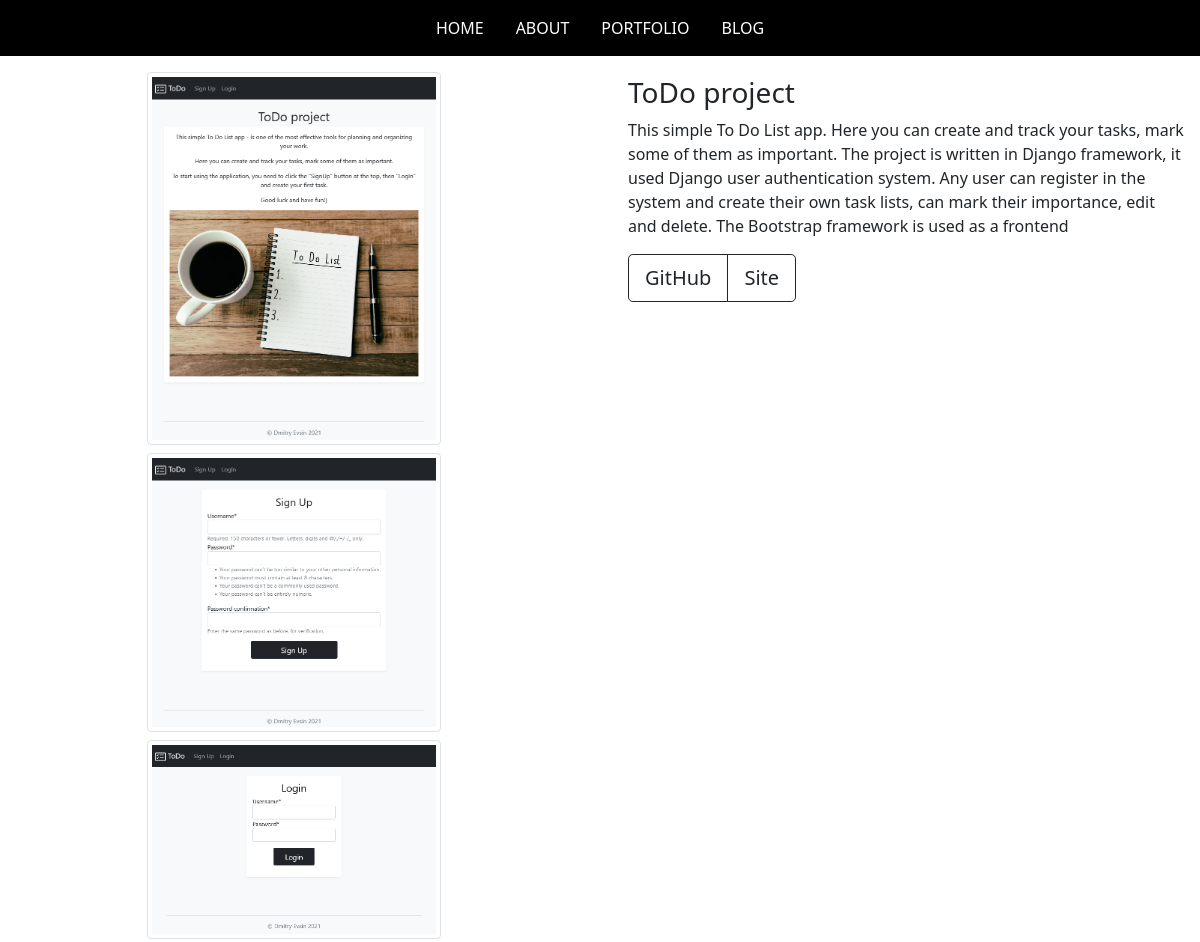
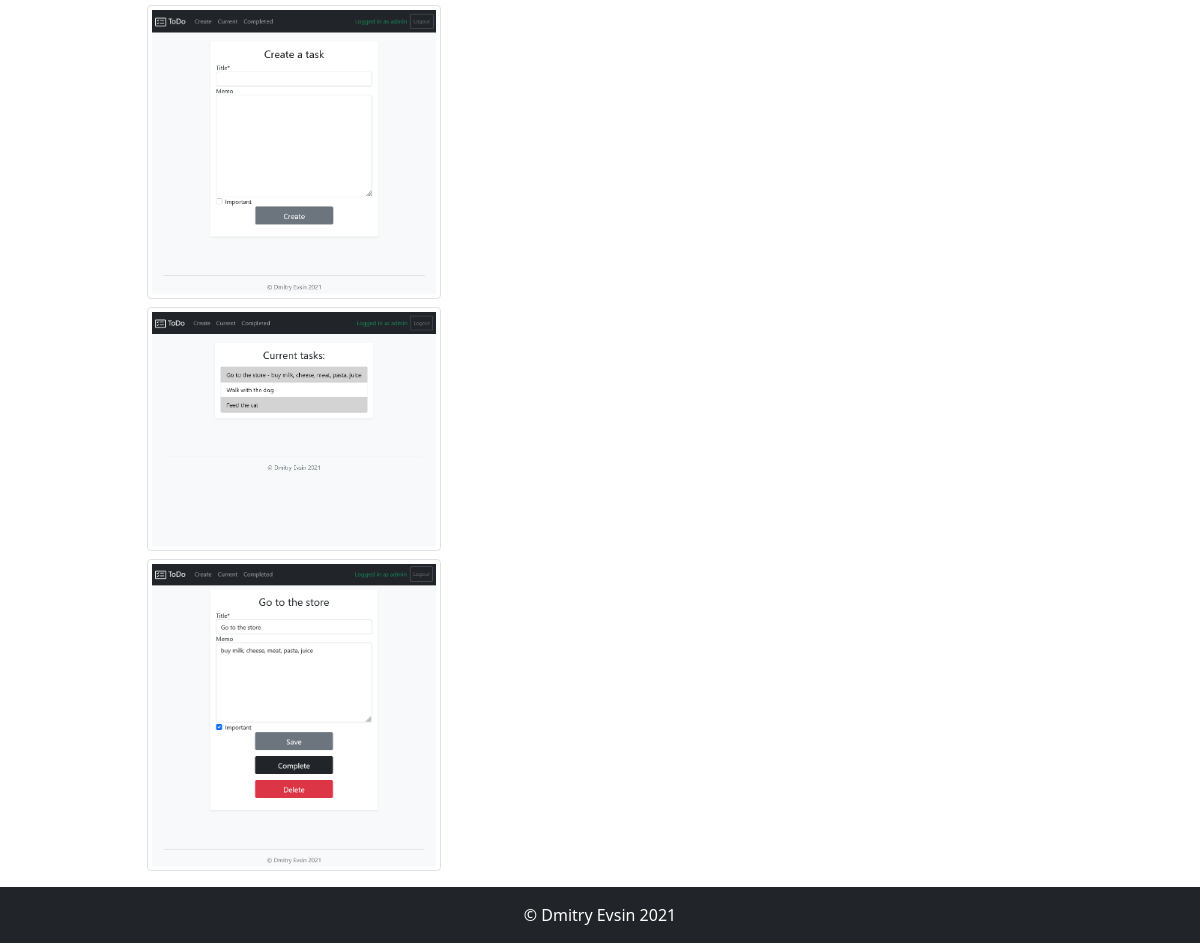
/portfolio/3/, run on the app's committed database (2 pictures, top to bottom).
### portfolio/models.py (models this page shows, shortened)
class Image(models.Model):
    image = models.ImageField(upload_to='portfolio/images')
    project = models.ForeignKey(Project, on_delete=models.CASCADE)

class Project(models.Model):
    title = models.CharField(max_length = 100)
    description = models.CharField(max_length = 500, blank = True)
    img = models.ImageField(upload_to='portfolio/images')
    git_url = models.URLField(blank = True)
    site_url = models.URLField(blank = True)

### portfolio/views.py (the view)
# urls.py: path('portfolio/<int:project_id>/', views.detailProject, name='detailProject'),
def detailProject(request, project_id):
    project = get_object_or_404(Project, pk=project_id)
    images = Image.objects.filter(project_id = project.id)
    return render(request, 'portfolio/detailProject.html', {'project':project, 'images': images})

### portfolio/templates/portfolio/detailProject.html
{%  extends 'portfolio/base.html'  %}
{%  block content  %}
<div class="row">
  <div class="col py-3 d-grid gap-2">
    {%  for image in images  %}
      <img src="{{  image.image.url  }}" class="img-thumbnail rounded mx-auto d-block" width=50% alt="">
    {%  endfor  %}
  </div>
  <div class="col pt-1">
    <div class="card-body">
      <h3 class="card-title">{{  project.title  }}</h3>
      <p class="card-text">{{  project.description  }}</p>
      <div class="d-flex justify-content-between align-items-center">
        <div class="btn-group btn-group-lg">
          {%  if project.git_url  %}
          <a class="btn btn-sm btn-outline-dark" href="{{  project.git_url  }}" role="button">
            GitHub
          </a>
          {%  endif %}
          {%  if project.site_url  %}
          <a class="btn btn-sm btn-outline-dark" href="{{  project.site_url  }}" role="button">
            Site
          </a>
          {%  endif %}
        </div>
      </div>
    </div>
  </div>
</div>
{%  endblock  %}

### data on the page
Image: image (picture)
Image: image (picture)
Image: image (picture)
Image: image (picture)
Image: image (picture)
Image: image (picture)
Project: title "ToDo project", description "This simple To Do List app. Here you can create and track your tasks, mark some of them as important. The project is written in Django framework, it used Django user authentication system. Any user can register in the system and create their own task lists, can mark their importance, edit and delete. The Bootstrap framework is used as a frontend"
